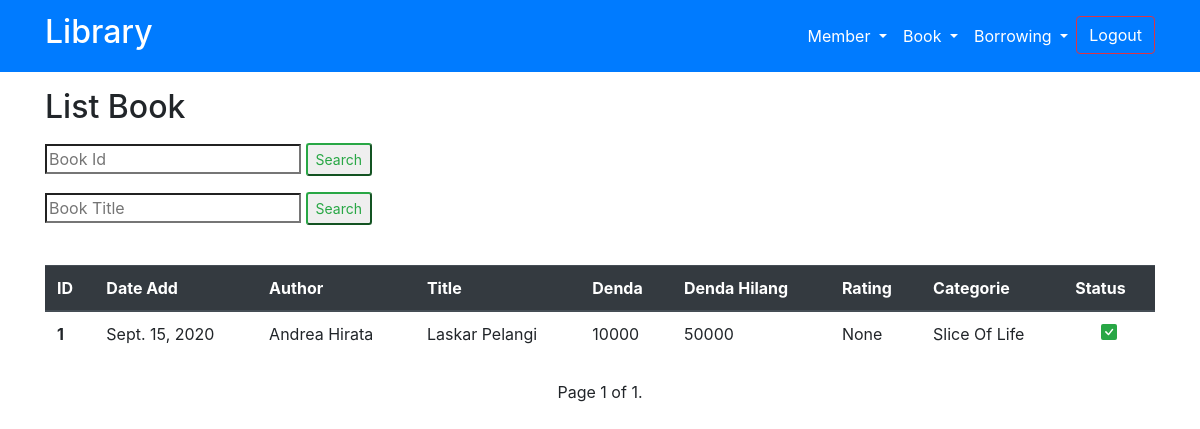
/book-list/ (signed in), run on an earlier commit of the app's database.
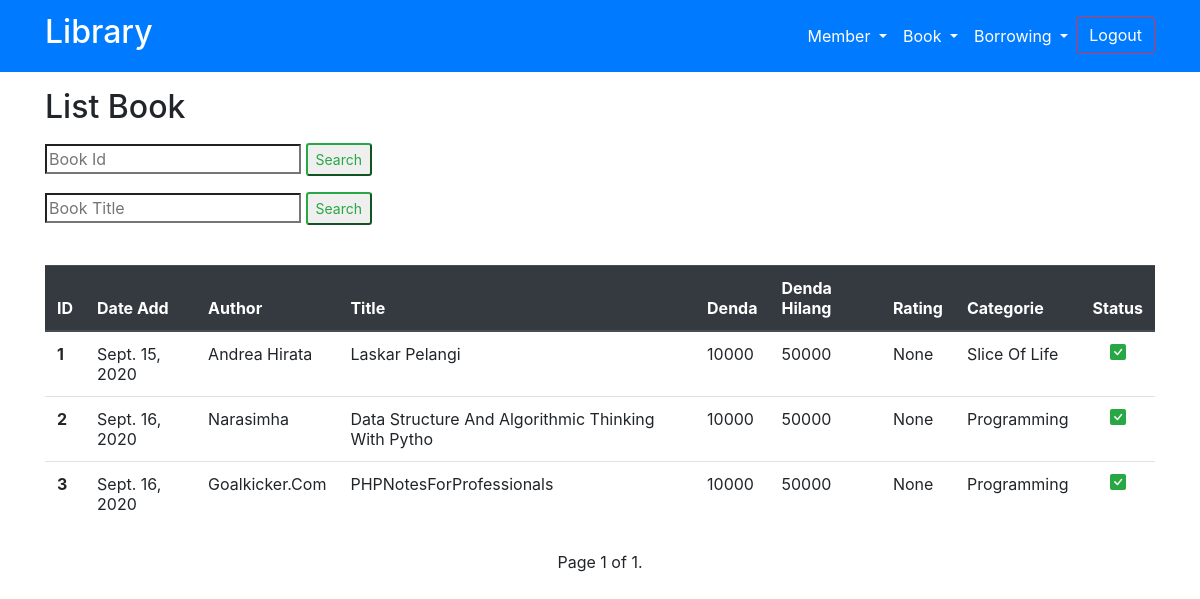
And on a later commit of the database.
### my_app/models.py (models this page shows, shortened)
class Book(models.Model):
    dateAdd = models.DateField(auto_now_add=True)
    author = models.CharField(max_length=50)
    title = models.CharField(max_length=50)
    denda = models.IntegerField(default=10000)
    denda_hilang = models.IntegerField(default=50000)
    status = models.BooleanField(default=True)
    status_dipinjam = models.BooleanField(default=False)
    rating = models.ForeignKey(Rating, on_delete=models.CASCADE,)
    categorie = models.ForeignKey(Categorie, on_delete=models.CASCADE,)
    user = models.ForeignKey(User, on_delete=models.CASCADE)
    class Meta:
        verbose_name = "Book"
        verbose_name_plural = "Books"
        ordering = ['-dateAdd']

class Rating(models.Model):
    name = models.CharField(max_length=10)
    class Meta:
        verbose_name = "Rating"
        verbose_name_plural = "Ratings"
    def __str__(self):
        return self.name

class Categorie(models.Model):
    name = models.CharField(max_length=30)
    class Meta:
        verbose_name = "Categorie"
        verbose_name_plural = "Categories"
    def __str__(self):
        return self.name

### my_app/views.py (the view, shortened to what this page needs)
# urls.py: path('book-list/', views.book_list, name='book-list'),
def book_list(request):
    if request.user.is_authenticated:
        page = 'Book'
        with_paginator = True
        data = Book.objects.all().order_by('id')
        paginator = Paginator(data, 100)
        pageNum = request.GET.get('page')
        dataresult = paginator.get_page(pageNum)
        return render(request, 'home/list-book.html', {
            'page': page,
            'data': dataresult,
            'with_paginator': with_paginator,
        })
    else:
        return HttpResponseRedirect(reverse('login'))

### templates/home/list-book.html (shortened to what this page needs)
{% extends 'base.html' %}
{% load static %}
{% block content %}
<div class="container my-3 text-capitalize">
    <h2 class="mb-3">List {{page}}</h2>
    <div class="row justify-content-right">
        <div class="col">
            <form action="" method="post">
                <div class="form-group">
                    <input type="search" name="id" id="" placeholder="Book Id" required>
                    <input type="submit" value="Search" class="btn-sm btn-outline-success">
                </div>
            </form>
            <form action="" method="post">
                <div class="form-group">
                    <input type="search" name="nama" id="" placeholder="Book Title" required>
                    <input type="submit" value="Search" class="btn-sm btn-outline-success">
                </div>
            </form>
        </div>
    </div>
</div>
<div class="container my-4 text-capitalize">
    <table class="table table-hover">
        <thead class="thead-dark">
            <th scope="col">ID</th>
            <th scope="col">date add</th>
            <th scope="col">author</th>
            <th scope="col">title</th>
            <th scope="col">denda</th>
            <th scope="col">denda hilang</th>
            <th scope="col">rating</th>
            <th scope="col">categorie</th>
            <th scope="col">status</th>
        </thead>
        <tbody>
            {% for i in data %}
            <tr>
                <th scope="row">{{i.id}}</th>
                <td>{{i.dateAdd}}</td>
                <td>{{i.author}}</td>
                <td>{{i.title}}</td>
                <td class="">{{i.denda}}</td>
                <td>{{i.denda_hilang}}</td>
                <td>{{i.rating}}</td>
                <td>{{i.categorie}}</td>
                {% if i.status is True %}
                <td class="text-success text-center">
                </td>
                {% endif %}
            </tr>
            {% endfor %}
        </tbody>
    </table>
</div>
{% if with_paginator is True %}
<div class="container">
    <div class="row">
        <div class="col text-center">
            <span> Page {{ data.number }} of {{ data.paginator.num_pages }}.</span>
        </div>
    </div>
</div>
{% endif %}
{% endblock content %}

What changed in the data, as far as the page shows it:
added Book: id "2", dateAdd "Sept. 16, 2020", author "Narasimha", title "Data Structure And Algorithmic Thinking With Pytho", denda "10000", denda_hilang "50000", rating "None", categorie "Programming", status True (drawn)
added Book: id "3", dateAdd "Sept. 16, 2020", author "Goalkicker.com", title "PHPNotesForProfessionals", denda "10000", denda_hilang "50000", rating "None", categorie "Programming", status True (drawn)
